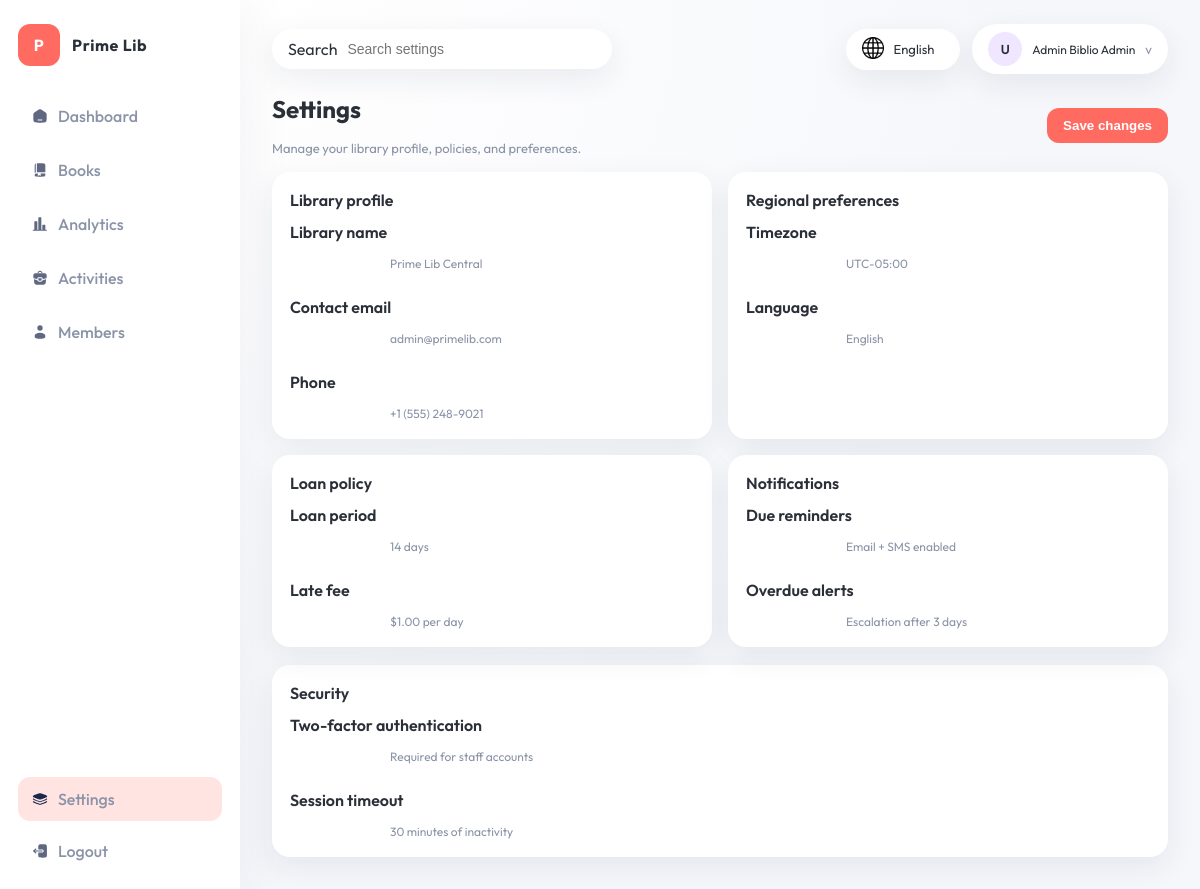
The page /pages/admin/settings.php (signed in) on the database its author committed.
### tables this page shows
CREATE TABLE settings (
  id INT AUTO_INCREMENT PRIMARY KEY,
  library_name VARCHAR(200) NOT NULL,
  contact_email VARCHAR(150) NOT NULL,
  contact_phone VARCHAR(50) NOT NULL,
  timezone VARCHAR(50) NOT NULL,
  language VARCHAR(50) NOT NULL,
  loan_days INT NOT NULL DEFAULT 14,
  late_fee DECIMAL(10,2) NOT NULL DEFAULT 1.00,
  due_reminders VARCHAR(120) NOT NULL DEFAULT 'Email + SMS enabled',
  overdue_alerts VARCHAR(120) NOT NULL DEFAULT 'Escalation after 3 days',
  two_factor VARCHAR(80) NOT NULL DEFAULT 'Required for staff accounts',
  session_timeout VARCHAR(80) NOT NULL DEFAULT '30 minutes of inactivity'
);

### includes/auth.php (called while the page is built, shortened)
<?php
function auth_user(): ?array
{
    return $_SESSION['auth_user'] ?? null;
}
?>

### pages/admin/settings.php (the view, shortened to what this page needs)
<?php
require_once __DIR__ . '/../../includes/auth.php';
$authUser = auth_user();
$authDisplayName = trim((string)($authUser['prenom'] ?? '') . ' ' . (string)($authUser['nom'] ?? ''));
function e(string $s): string {
  return htmlspecialchars($s, ENT_QUOTES, 'UTF-8');
}
$settings = [
  'library_name' => 'Not set',
  'contact_email' => 'Not set',
  'contact_phone' => 'Not set',
  'timezone' => 'Not set',
  'language' => 'Not set',
  'loan_days' => '0',
  'late_fee' => '0.00',
  'due_reminders' => 'Not set',
  'overdue_alerts' => 'Not set',
  'two_factor' => 'Not set',
  'session_timeout' => 'Not set',
];
$settingsSql = 'SELECT library_name, contact_email, contact_phone, timezone, language, loan_days, late_fee, due_reminders, overdue_alerts, two_factor, session_timeout FROM settings ORDER BY id DESC LIMIT 1';
$settingsResult = $conn->query($settingsSql);
if ($settingsResult && $settingsResult->num_rows > 0) {
  $row = $settingsResult->fetch_assoc();
  if ($row) {
    $settings = array_merge($settings, $row);
  }
}
?>
<!DOCTYPE html>
<html lang="en">
  <head>
    <link rel="stylesheet" href="../../Assets/css/styles.css" />
  </head>
  <body>
    <div class="app">
      <aside class="sidebar">
        <div class="brand">
          <div class="brand-icon">P</div>
          <span>Prime Lib</span>
        </div>
        <nav class="nav">
          <a class="nav-item" href="dashboard.php">
            <img class="nav-icon" src="../../Assets/icons/home.svg" alt="" />
            Dashboard
          </a>
          <a class="nav-item" href="livres.php">
            <img class="nav-icon" src="../../Assets/icons/book.svg" alt="" />
            Books
          </a>
          <a class="nav-item" href="analytics.php">
            <img class="nav-icon" src="../../Assets/icons/chart-svgrepo-com.svg" alt="" />
            Analytics
          </a>
          <a class="nav-item" href="emprunts.php">
            <img class="nav-icon" src="../../Assets/icons/case-round-svgrepo-com.svg" alt="" />
            Activities
          </a>
          <a class="nav-item" href="utilisateurs.php">
            <img class="nav-icon" src="../../Assets/icons/user.svg" alt="" />
            Members
          </a>
        </nav>
        <div class="sidebar-footer">
          <a class="nav-item ghost active" href="settings.php">
            <img class="nav-icon" src="../../Assets/icons/layers.svg" alt="" />
            Settings
          </a>
          <a class="nav-item ghost" href="../../logout.php">
            <img class="nav-icon" src="../../Assets/icons/logout.svg" alt="" />
            Logout
          </a>
        </div>
      </aside>
      <main class="main">
        <header class="topbar">
          <div class="search">
            <span class="icon">Search</span>
            <input type="text" placeholder="Search settings" />
          </div>
          <div class="topbar-right">
            <div class="language">
              <span class="flag"><img class="p11" src="../../Assets/icons/language.png"></span>
              English
            </div>
            <div class="user">
              <div class="avatar">U</div>
              <div class="user-meta">
                <span class="name"><?= e($authDisplayName !== '' ? $authDisplayName : 'Admin') ?></span>
                <span class="role">Admin</span>
              </div>
              <span class="caret">v</span>
            </div>
          </div>
        </header>
        <section class="content">
          <div class="page-header">
            <div>
              <h1>Settings</h1>
              <p class="subtitle">Manage your library profile, policies, and preferences.</p>
            </div>
            <button class="primary">Save changes</button>
          </div>
          <div class="grid">
            <article class="panel">
              <div class="panel-title">Library profile</div>
              <div class="book-list">
                <div class="book-name">Library name</div>
                <div class="book-author"><?= e((string)$settings['library_name']) ?></div>
                <div class="book-name" style="margin-top: 12px;">Contact email</div>
                <div class="book-author"><?= e((string)$settings['contact_email']) ?></div>
                <div class="book-name" style="margin-top: 12px;">Phone</div>
                <div class="book-author"><?= e((string)$settings['contact_phone']) ?></div>
              </div>
            </article>
            <article class="panel">
              <div class="panel-title">Regional preferences</div>
              <div class="book-list">
                <div class="book-name">Timezone</div>
                <div class="book-author"><?= e((string)$settings['timezone']) ?></div>
                <div class="book-name" style="margin-top: 12px;">Language</div>
                <div class="book-author"><?= e((string)$settings['language']) ?></div>
              </div>
            </article>
            <article class="panel">
              <div class="panel-title">Loan policy</div>
              <div class="book-list">
                <div class="book-name">Loan period</div>
                <div class="book-author"><?= e((string)$settings['loan_days']) ?> days</div>
                <div class="book-name" style="margin-top: 12px;">Late fee</div>
                <div class="book-author">$<?= e(number_format((float)$settings['late_fee'], 2)) ?> per day</div>
              </div>
            </article>
            <article class="panel">
              <div class="panel-title">Notifications</div>
              <div class="book-list">
                <div class="book-name">Due reminders</div>
                <div class="book-author"><?= e((string)$settings['due_reminders']) ?></div>
                <div class="book-name" style="margin-top: 12px;">Overdue alerts</div>
                <div class="book-author"><?= e((string)$settings['overdue_alerts']) ?></div>
              </div>
            </article>
          </div>
          <div class="panel" style="margin-top: 18px;">
            <div class="panel-title">Security</div>
            <div class="book-list">
              <div class="book-name">Two-factor authentication</div>
              <div class="book-author"><?= e((string)$settings['two_factor']) ?></div>
              <div class="book-name" style="margin-top: 12px;">Session timeout</div>
              <div class="book-author"><?= e((string)$settings['session_timeout']) ?></div>
            </div>
          </div>
        </section>
      </main>
    </div>
  </body>
</html>

### Assets/css/styles.css (style rules this page uses)
:root { --bg: #f6f7fb; --card: #ffffff; --text: #2b2f38; --muted: #8a93a7; --accent: #ff6a61; --blue: #4c7cff; --green: #1ec98b; --gold: #f4c45c; --teal: #18c0b5; --shadow: 0 10px 30px rgba(31, 38, 67, 0.08); --radius: 18px; }
* { box-sizing: border-box; }
body a { text-decoration: none; color: inherit; }
body { margin: 0; font-family: 'Outfit', sans-serif; color: var(--text); background: radial-gradient(circle at 20% 0%, #ffffff 0%, var(--bg) 60%); }
.app { display: grid; grid-template-columns: 240px 1fr; min-height: 100vh; }
.sidebar { background: #ffffff; padding: 24px 18px; display: flex; flex-direction: column; gap: 28px; box-shadow: 20px 0 40px rgba(31, 38, 67, 0.03); }
.brand { display: flex; align-items: center; gap: 12px; font-weight: 700; letter-spacing: 0.04em; }
.brand-icon { width: 42px; height: 42px; border-radius: 12px; background: var(--accent); color: #fff; display: grid; place-items: center; font-weight: 700; }
.nav { display: flex; flex-direction: column; gap: 10px; }
.nav-item { background: none; border: none; text-align: left; padding: 12px 14px; border-radius: 12px; color: var(--muted); font-weight: 500; cursor: pointer; display: flex; align-items: center; gap: 10px; }
.nav-item.active { background: #ffe4e2; color: #ff5b53; }
.nav-icon { width: 16px;\r\n height: 16px;\r\n flex: 0 0 16px;\r\n display: block; opacity: 0.7; }
.nav-item.active .nav-icon { opacity: 1; }
.nav-item.ghost { color: var(--muted); }
.sidebar-footer { margin-top: auto; display: flex; flex-direction: column; gap: 8px; }
.main { padding: 24px 32px 40px; }
.topbar { display: flex; justify-content: space-between; align-items: center; margin-bottom: 20px; }
.search { display: flex; align-items: center; gap: 8px; background: #ffffff; padding: 10px 16px; border-radius: 999px; width: 340px; box-shadow: var(--shadow); }
.search input { border: none; outline: none; width: 100%; font-size: 14px; color: var(--text); }
.topbar-right { display: flex; align-items: center; gap: 12px; }
.language, .user { border: none; background: #ffffff; border-radius: 999px; padding: 8px 16px; display: flex; align-items: center; gap: 10px; box-shadow: var(--shadow); cursor: pointer; font-size: 13px; }
.p11 { width: 22px; }
.language .flag, .user .caret { color: var(--muted); }
.page-header { display: flex; justify-content: space-between; align-items: center; margin-bottom: 16px; gap: 12px; }
.subtitle { margin: 6px 0 0; color: var(--muted); font-size: 13px; }
.primary { border: none; background: var(--accent); color: #fff; padding: 10px 16px; border-radius: 12px; font-weight: 600; cursor: pointer; }
.avatar { width: 34px; height: 34px; border-radius: 50%; background: #f0e6ff; display: grid; place-items: center; font-weight: 600; }
.user-meta { text-align: left; font-size: 12px; }
.content h1 { margin: 0 0 16px; font-size: 24px; }
.grid { display: grid; grid-template-columns: repeat(2, 1fr); gap: 16px; }
.panel { background: var(--card); border-radius: var(--radius); padding: 18px; box-shadow: var(--shadow); }
.panel-title { font-weight: 600; margin-bottom: 12px; }
.book-list { list-style: none; padding: 0; margin: 0; display: grid; gap: 14px; }
.book-name { font-weight: 600; }
.book-author { color: var(--muted); font-size: 12px; padding-left: 100px; }

### rows shown on the page
settings: library_name "Prime Lib Central", contact_email "admin@primelib.com", contact_phone "+1 (555) 248-9021", timezone "UTC-05:00", language "English", loan_days "14", late_fee "1.00", due_reminders "Email + SMS enabled", overdue_alerts "Escalation after 3 days", two_factor "Required for staff accounts", session_timeout "30 minutes of inactivity"

### other values the page prints
$authDisplayName !== '' ? $authDisplayName : 'Admin' "Admin Biblio"
